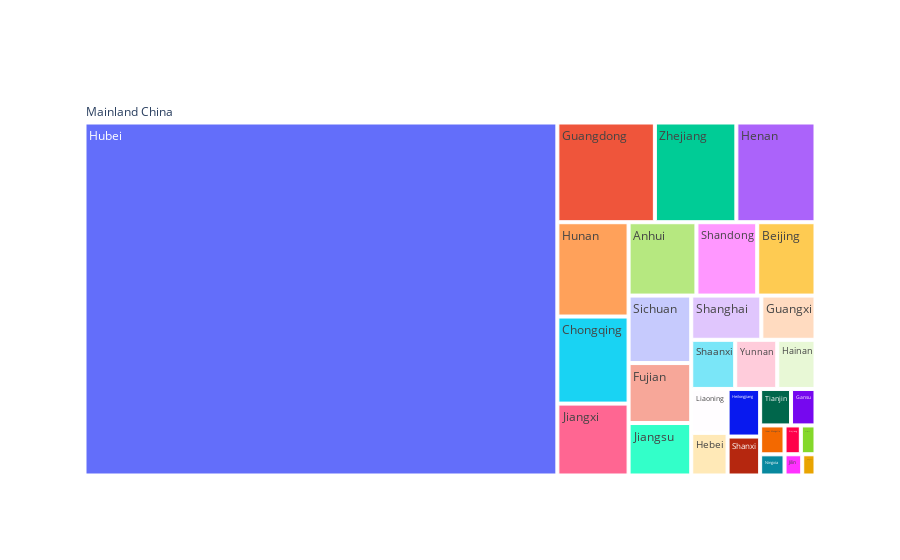

The notebook cell saved with this chart:
### Markdown cell above
####  Confirmed cases in Province/State in China

### Code cell
fig = go.Figure(go.Treemap(
    
    labels = data_china['Province/State'],
    values = data_china.Confirmed,
    parents = data_china['Country/Region']
))

fig.show()

### Figure 1 — Plotly figure (JSON) as saved in the notebook; plotly's stock layout.template omitted (floating-point values rounded to 4 significant figures)
{"data": [{"labels": ["Hubei", "Guangdong", "Zhejiang", "Henan", "Hunan", "Chongqing", "Jiangxi", "Anhui", "Shandong", "Beijing", "Sichuan", "Fujian", "Jiangsu", "Shanghai", "Guangxi", "Shaanxi", "Yunnan", "Hainan", "Liaoning", "Hebei", "Heilongjiang", "Shanxi", "Tianjin", "Gansu", "Inner Mongolia", "Ningxia", "Xinjiang", "Guizhou", "Jilin", "Qinghai"], "parents": ["Mainland China", "Mainland China", "Mainland China", "Mainland China", "Mainland China", "Mainland China", "Mainland China", "Mainland China", "Mainland China", "Mainland China", "Mainland China", "Mainland China", "Mainland China", "Mainland China", "Mainland China", "Mainland China", "Mainland China", "Mainland China", "Mainland China", "Mainland China", "Mainland China", "Mainland China", "Mainland China", "Mainland China", "Mainland China", "Mainland China", "Mainland China", "Mainland China", "Mainland China", "Mainland China"], "type": "treemap", "values": [3554, 207, 173, 168, 143, 132, 109, 106, 95, 91, 90, 80, 70, 66, 51, 46, 44, 40, 34, 33, 33, 27, 24, 19, 15, 11, 10, 9, 8, 6]}], "layout": {}}
